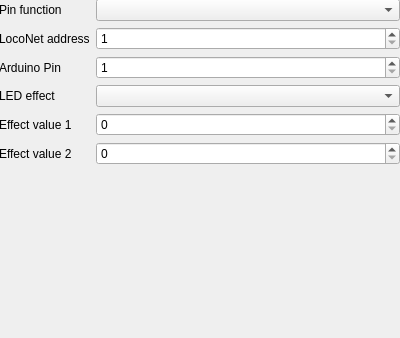
<?xml version="1.0" encoding="UTF-8"?>
<ui version="4.0">
 <class>Form</class>
 <widget class="QWidget" name="Form">
  <property name="geometry">
   <rect>
    <x>0</x>
    <y>0</y>
    <width>400</width>
    <height>338</height>
   </rect>
  </property>
  <property name="sizePolicy">
   <sizepolicy hsizetype="Preferred" vsizetype="Preferred">
    <horstretch>1</horstretch>
    <verstretch>0</verstretch>
   </sizepolicy>
  </property>
  <property name="windowTitle">
   <string>Form</string>
  </property>
  <widget class="QStackedWidget" name="stackedWidget">
   <property name="geometry">
    <rect>
     <x>-1</x>
     <y>-1</y>
     <width>401</width>
     <height>301</height>
    </rect>
   </property>
   <property name="currentIndex">
    <number>1</number>
   </property>
   <widget class="QWidget" name="page">
    <widget class="QWidget" name="formLayoutWidget">
     <property name="geometry">
      <rect>
       <x>-1</x>
       <y>10</y>
       <width>386</width>
       <height>321</height>
      </rect>
     </property>
     <layout class="QFormLayout" name="formLayout">
      <item row="2" column="0">
       <widget class="QLabel" name="label_10">
        <property name="text">
         <string>Pin function</string>
        </property>
       </widget>
      </item>
      <item row="2" column="1">
       <widget class="QComboBox" name="comboBox_3"/>
      </item>
      <item row="3" column="0">
       <widget class="QLabel" name="label">
        <property name="text">
         <string>LocoNet address</string>
        </property>
       </widget>
      </item>
      <item row="3" column="1">
       <widget class="QSpinBox" name="LNAddressSpinBox1">
        <property name="minimum">
         <number>1</number>
        </property>
        <property name="maximum">
         <number>4096</number>
        </property>
       </widget>
      </item>
      <item row="4" column="0">
       <widget class="QLabel" name="label_2">
        <property name="text">
         <string>Arduino pin</string>
        </property>
       </widget>
      </item>
      <item row="4" column="1">
       <widget class="QSpinBox" name="ArduinoPinSpinBox1">
        <property name="minimum">
         <number>1</number>
        </property>
        <property name="maximum">
         <number>12</number>
        </property>
       </widget>
      </item>
      <item row="5" column="0">
       <widget class="QLabel" name="label_3">
        <property name="text">
         <string>Position 1</string>
        </property>
       </widget>
      </item>
      <item row="5" column="1">
       <widget class="QSpinBox" name="pos1SpinBox">
        <property name="minimum">
         <number>900</number>
        </property>
        <property name="maximum">
         <number>2100</number>
        </property>
        <property name="value">
         <number>1500</number>
        </property>
       </widget>
      </item>
      <item row="6" column="0">
       <widget class="QLabel" name="label_4">
        <property name="text">
         <string>Position 2</string>
        </property>
       </widget>
      </item>
      <item row="6" column="1">
       <widget class="QSpinBox" name="pos2SpinBox">
        <property name="minimum">
         <number>900</number>
        </property>
        <property name="maximum">
         <number>2100</number>
        </property>
        <property name="value">
         <number>1500</number>
        </property>
       </widget>
      </item>
      <item row="7" column="0">
       <widget class="QLabel" name="label_5">
        <property name="text">
         <string>Speed</string>
        </property>
       </widget>
      </item>
      <item row="7" column="1">
       <widget class="QSpinBox" name="speedSpinBox">
        <property name="minimum">
         <number>1</number>
        </property>
        <property name="maximum">
         <number>255</number>
        </property>
        <property name="singleStep">
         <number>10</number>
        </property>
       </widget>
      </item>
      <item row="8" column="0">
       <widget class="QLabel" name="label_13">
        <property name="text">
         <string>Feedback</string>
        </property>
       </widget>
      </item>
      <item row="8" column="1">
       <layout class="QHBoxLayout" name="horizontalLayout">
        <item>
         <widget class="QSpinBox" name="feedback_1_spinBox"/>
        </item>
        <item>
         <widget class="QLabel" name="feedback_1_label">
          <property name="text">
           <string>TextLabel</string>
          </property>
          <property name="textFormat">
           <enum>Qt::RichText</enum>
          </property>
         </widget>
        </item>
        <item>
         <widget class="QSpinBox" name="feedback_2_spinBox"/>
        </item>
        <item>
         <widget class="QLabel" name="feedback_2_label">
          <property name="text">
           <string>TextLabel</string>
          </property>
          <property name="textFormat">
           <enum>Qt::RichText</enum>
          </property>
         </widget>
        </item>
       </layout>
      </item>
      <item row="9" column="1">
       <layout class="QHBoxLayout" name="horizontalLayout_2">
        <property name="sizeConstraint">
         <enum>QLayout::SetMinimumSize</enum>
        </property>
        <item>
         <widget class="QPushButton" name="pos1Button">
          <property name="text">
           <string>Pos 1 (Straight)</string>
          </property>
         </widget>
        </item>
        <item>
         <widget class="QPushButton" name="pos2Button">
          <property name="text">
           <string>Pos 2 (Thrown)</string>
          </property>
         </widget>
        </item>
       </layout>
      </item>
     </layout>
    </widget>
   </widget>
   <widget class="QWidget" name="page_2">
    <widget class="QWidget" name="formLayoutWidget_2">
     <property name="geometry">
      <rect>
       <x>0</x>
       <y>0</y>
       <width>401</width>
       <height>301</height>
      </rect>
     </property>
     <layout class="QFormLayout" name="formLayout_2">
      <item row="3" column="0">
       <widget class="QLabel" name="label_7">
        <property name="text">
         <string>Arduino Pin</string>
        </property>
       </widget>
      </item>
      <item row="4" column="0">
       <widget class="QLabel" name="label_8">
        <property name="text">
         <string>LED effect</string>
        </property>
       </widget>
      </item>
      <item row="3" column="1">
       <widget class="QSpinBox" name="ArduinoPinSpinBox2">
        <property name="minimum">
         <number>1</number>
        </property>
        <property name="maximum">
         <number>12</number>
        </property>
       </widget>
      </item>
      <item row="4" column="1">
       <widget class="QComboBox" name="ledEffectComboBox"/>
      </item>
      <item row="1" column="0">
       <widget class="QLabel" name="label_9">
        <property name="text">
         <string>Pin function</string>
        </property>
       </widget>
      </item>
      <item row="2" column="0">
       <widget class="QLabel" name="label_6">
        <property name="text">
         <string>LocoNet address</string>
        </property>
       </widget>
      </item>
      <item row="2" column="1">
       <widget class="QSpinBox" name="LNAddressSpinBox2">
        <property name="minimum">
         <number>1</number>
        </property>
        <property name="maximum">
         <number>4096</number>
        </property>
       </widget>
      </item>
      <item row="1" column="1">
       <widget class="QComboBox" name="comboBox_2"/>
      </item>
      <item row="5" column="1">
       <widget class="QSpinBox" name="ledValue1SpinBox"/>
      </item>
      <item row="6" column="1">
       <widget class="QSpinBox" name="ledValue2SpinBox"/>
      </item>
      <item row="5" column="0">
       <widget class="QLabel" name="label_11">
        <property name="text">
         <string>Effect value 1</string>
        </property>
       </widget>
      </item>
      <item row="6" column="0">
       <widget class="QLabel" name="label_12">
        <property name="text">
         <string>Effect value 2</string>
        </property>
       </widget>
      </item>
     </layout>
    </widget>
   </widget>
   <widget class="QWidget" name="page_3">
    <widget class="QWidget" name="formLayoutWidget_3">
     <property name="geometry">
      <rect>
       <x>-1</x>
       <y>-1</y>
       <width>401</width>
       <height>301</height>
      </rect>
     </property>
     <layout class="QFormLayout" name="formLayout_3">
      <item row="0" column="0">
       <widget class="QLabel" name="label_14">
        <property name="text">
         <string>Pin function</string>
        </property>
       </widget>
      </item>
      <item row="0" column="1">
       <widget class="QComboBox" name="comboBox_4"/>
      </item>
      <item row="1" column="0">
       <widget class="QLabel" name="label_15">
        <property name="text">
         <string>Loconet Address</string>
        </property>
       </widget>
      </item>
      <item row="1" column="1">
       <widget class="QSpinBox" name="LNAddressSpinBox3">
        <property name="minimum">
         <number>1</number>
        </property>
        <property name="maximum">
         <number>4096</number>
        </property>
       </widget>
      </item>
     </layout>
    </widget>
   </widget>
  </widget>
 </widget>
 <resources/>
 <connections/>
</ui>
